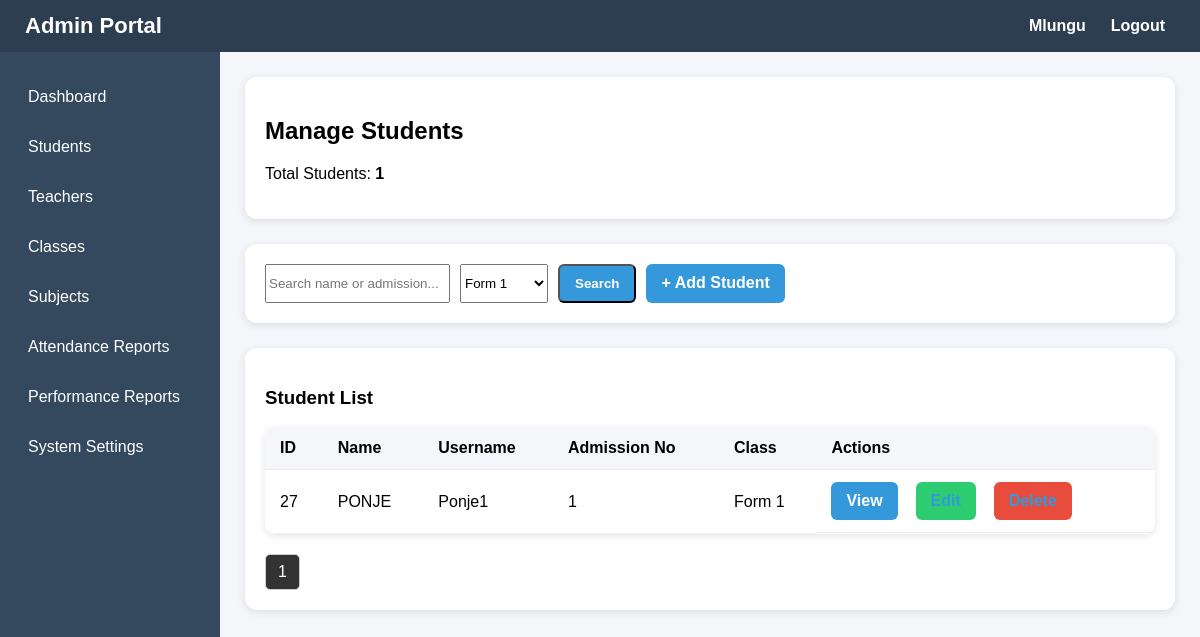
The app's page /admin/students/manage_students.php?class=1 (signed in) with its own data.
### tables this page shows
CREATE TABLE IF NOT EXISTS `students` (
  `student_id` int NOT NULL AUTO_INCREMENT,
  `user_id` int NOT NULL,
  `admission_number` varchar(20) DEFAULT NULL,
  `class_id` int DEFAULT NULL,
  `gender` varchar(10) DEFAULT NULL,
  `date_of_birth` date DEFAULT NULL,
  `phone` varchar(20) DEFAULT NULL,
  PRIMARY KEY (`student_id`),
  UNIQUE KEY `admission_number` (`admission_number`),
  KEY `user_id` (`user_id`),
  KEY `class_id` (`class_id`)
);

CREATE TABLE IF NOT EXISTS `users` (
  `user_id` int NOT NULL AUTO_INCREMENT,
  `name` varchar(100) NOT NULL,
  `username` varchar(50) NOT NULL,
  `password` varchar(255) NOT NULL,
  `role` enum('admin','teacher','student') NOT NULL,
  `email` varchar(100) DEFAULT NULL,
  `phone` varchar(20) DEFAULT NULL,
  `created_at` timestamp NULL DEFAULT CURRENT_TIMESTAMP,
  `profile_image` varchar(255) DEFAULT 'default.png',
  `last_login` datetime DEFAULT NULL,
  PRIMARY KEY (`user_id`),
  UNIQUE KEY `username` (`username`)
);

CREATE TABLE IF NOT EXISTS `classes` (
  `class_id` int NOT NULL AUTO_INCREMENT,
  `class_name` varchar(50) NOT NULL,
  `class_teacher` int DEFAULT NULL,
  PRIMARY KEY (`class_id`),
  KEY `class_teacher` (`class_teacher`)
);

### admin/students/manage_students.php (the view, shortened to what this page needs)
<?php
include("../../config/database.php");
$search = $_GET['search'] ?? "";
$class_filter = $_GET['class'] ?? "";
$limit = 10;
$page = isset($_GET['page']) ? (int)$_GET['page'] : 1;
$offset = ($page - 1) * $limit;
$query = "
SELECT s.student_id, u.name, u.username, s.admission_number, c.class_name
FROM students s
JOIN users u ON s.user_id = u.user_id
LEFT JOIN classes c ON s.class_id = c.class_id
WHERE 1
";
if($class_filter != ""){
    $query .= " AND s.class_id='$class_filter'";
}
$count_query = "
SELECT COUNT(*) as total
FROM students s
JOIN users u ON s.user_id = u.user_id
WHERE 1
";
if($class_filter != ""){
    $count_query .= " AND s.class_id='$class_filter'";
}
$total_students = mysqli_fetch_assoc(mysqli_query($conn, $count_query))['total'];
$total_pages = ceil($total_students / $limit);
$query .= " ORDER BY s.student_id DESC LIMIT $limit OFFSET $offset";
$students = mysqli_query($conn, $query);
?>
<!DOCTYPE html>
<html>
<head>
<link rel="stylesheet" href="../../assets/css/admin.css">
</head>
<body>
<div class="header">
    <div class="header-left">
        <span class="dashboard-title">Admin Portal</span>
    </div>
    <div class="header-right">
        <span class="header-name"><?php echo $_SESSION['name']; ?></span>
        <a href="../../includes/logout.php">Logout</a>
    </div>
</div>
<div class="dashboard">
<div class="sidebar">
    <a href="../dashboard.php" class="active">Dashboard</a>
    <a href="../students/manage_students.php">Students</a>
    <a href="../teachers/manage_teachers.php">Teachers</a>
    <a href="../classes/manage_classes.php">Classes</a>
    <a href="../subjects/manage_subjects.php">Subjects</a>
    <a href="../reports/attendance_report.php">Attendance Reports</a>
    <a href="../reports/performance_report.php">Performance Reports</a>
    <a href="../settings/system_settings.php">System Settings</a>
</div>
<div class="content">
<div class="card">
    <h2>Manage Students</h2>
    <p>Total Students: <b><?php echo $total_students; ?></b></p>
</div>
<div class="card">
<div class="filters">
<form method="GET" style="display:flex; gap:10px;">
<input type="text" name="search" placeholder="Search name or admission..." value="<?php echo $search; ?>">
<select name="class">
<?php
$classes = mysqli_query($conn,"SELECT * FROM classes");
while($c = mysqli_fetch_assoc($classes)){
    $selected = ($class_filter == $c['class_id']) ? "selected" : "";
    echo "<option value='{$c['class_id']}' $selected>{$c['class_name']}</option>";
}
?>
</select>
<button type="submit" class="btn">Search</button>
<a href="add_student.php" class="btn">+ Add Student</a>
</form>
</div>
</div>
<div class="card">
<h3>Student List</h3>
<?php if(mysqli_num_rows($students) > 0){ ?>
<table>
<tr>
<th>ID</th>
<th>Name</th>
<th>Username</th>
<th>Admission No</th>
<th>Class</th>
<th>Actions</th>
</tr>
<?php while($row = mysqli_fetch_assoc($students)){ ?>
<tr>
<td><?php echo $row['student_id']; ?></td>
<td><?php echo htmlspecialchars($row['name']); ?></td>
<td><?php echo $row['username']; ?></td>
<td><?php echo $row['admission_number']; ?></td>
<td><?php echo $row['class_name']; ?></td>
<td class="actions">
<a href="view_student.php?id=<?php echo $row['student_id']; ?>" class="btn_view" style="background-color:#3498db; color:#fff;">View</a>
<a href="edit_student.php?id=<?php echo $row['student_id']; ?>" class="btn btn-edit">Edit</a>
<a href="#" class="btn btn-delete" onclick="openModal(<?php echo $row['student_id']; ?>)">Delete</a>
</td>
</tr>
<?php } ?>
</table>
<div class="pagination">
<?php for($i = 1; $i <= $total_pages; $i++): ?>
<a href="?page=<?php echo $i; ?>&search=<?php echo $search; ?>&class=<?php echo $class_filter; ?>"
   class="<?php echo ($i == $page) ? 'active' : ''; ?>">
   <?php echo $i; ?>
</a>
<?php endfor; ?>
</div>
<?php } else { ?>
<p>No students found.</p>
<?php } ?>
</div>
</div>
</div>
</body>
</html>

### assets/css/admin.css (style rules this page uses)
body { font-family: Arial, Helvetica, sans-serif; background: #f4f6f9; margin: 0; }
.header { display: flex; justify-content: space-between; align-items: center; background: #2c3e50; color: white; padding: 12px 25px; }
.header-left .dashboard-title { font-size: 22px; font-weight: bold; }
.header-right { display: flex; align-items: center; gap: 15px; }
.header-name { font-weight: bold; }
.header a { color: white; text-decoration: none; font-weight: bold; padding: 5px 10px; border-radius: 5px; transition: 0.3s; }
.dashboard { display: flex; min-height: calc(100vh - 60px); }
.sidebar { width:220px; background:#34495e; padding:20px 0; display:flex; flex-direction:column; }
.sidebar a { display:flex; align-items:center; padding:12px 18px; margin:4px 10px; color:white; text-decoration:none; border-radius:8px; transition:0.3s; }
.content { flex: 1; padding: 25px; display: flex; flex-direction: column; gap: 25px; }
.card { background: white; padding: 20px; border-radius: 12px; box-shadow: 0 2px 8px rgba(0,0,0,0.1); }
table { width: 100%; border-collapse: collapse; background: white; border-radius: 10px; overflow: hidden; box-shadow: 0 2px 8px rgba(0,0,0,0.1); }
table th, table td { padding: 12px 15px; text-align: left; border-bottom: 1px solid #eee; }
table th { background: #f4f6f9; }
.actions { display: flex; gap: 8px; align-items: center; flex-wrap: wrap; }
.actions a { margin-right: 10px; text-decoration: none; font-weight: bold; color: #3498db; display: inline-block; white-space: nowrap; }
.btn { background: #3498db; color: white; padding: 10px 15px; border-radius: 6px; text-decoration: none; font-weight: bold; transition: 0.3s; }
.btn-edit { background: #2ecc71; color: white; }
.btn_view { background: #2980b9; color: white; padding: 10px 15px; border-radius: 6px; text-decoration: none; font-weight: bold; transition: 0.3s; }
.btn-delete { background: #e74c3c; color: white; }
.pagination { margin-top: 20px; display: flex; flex-wrap: wrap; gap: 6px; }
.pagination a { padding: 8px 12px; background-color: #27ae60; border: 1px solid #ccc; text-decoration: none; border-radius: 5px; color: #333; }
.pagination a.active { background: #333; color: #fff; }

### records on screen
students: student_id "27", user.name "PONJE", user.username "Ponje1", admission_number "1", class.class_name "Form 1"

### other values on screen
$_SESSION['name'] "Mlungu"
$total_students "1"
form field class "Form 1"
